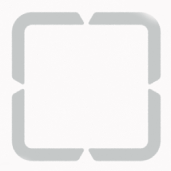
#> input picture images/Vex123Sqaure.png, 171 x 171 px
$ python levelGen.py
#> lines starting #> are read from the running program, lines starting #| are printed output that depends on the picture
import numpy as np
from PIL import Image
from numpy.f2py.auxfuncs import throw_error


def find_paths(
        A,
        start,
        required_turns,
        min_length,
        max_length,
        allow_crossing,
        min_straight_length=1
):

    minimum_required_length = (required_turns + 1) * min_straight_length
    print(str(minimum_required_length) +", " + str(min_length))
    if minimum_required_length > max_length or min_straight_length > A:
        raise ValueError('Minimum required length ' + str(minimum_required_length) + ' is more than than max length ' + str(max_length))


    directions = [
        (-1, 0),  # up
        (1, 0),  # down
        (0, -1),  # left
        (0, 1)  # right
    ]

    paths = []
    visited = [[False] * A for _ in range(A)] if not allow_crossing else None

    def dfs(r, c, prev_dir, turns, length, current_path, segment_length):

        # Global pruning
#> called with r = 0, c = 0, turns = 0, length = 0, segment_length = 0
        if length > max_length or turns > required_turns:
            return

        # If valid path length & exact turns
        if min_length <= length <= max_length and turns == required_turns:
            if segment_length >= min_straight_length:
                paths.append(current_path.copy())

        # Stop at max length
        if length == max_length:
            return

        for i, (dr, dc) in enumerate(directions):
            nr, nc = r + dr, c + dc

            if not (0 <= nr < A and 0 <= nc < A):
                continue

            if not allow_crossing and visited[nr][nc]:
                continue

            new_turns = turns

            # First move
            if prev_dir is None:
                new_segment_length = 1

            # Continue straight
            elif prev_dir == i:
                new_segment_length = segment_length + 1

            # Turning
            else:
                # Cannot turn if last segment too short
                if segment_length < min_straight_length:
                    continue

                # Cannot exceed required turns
                if turns + 1 > required_turns:
                    continue

                new_turns = turns + 1
                new_segment_length = 1

            if not allow_crossing:
                visited[nr][nc] = True

            current_path.append([nr, nc])

            dfs(
                nr,
                nc,
                i,
                new_turns,
                length + 1,
                current_path,
                new_segment_length
            )

            current_path.pop()

            if not allow_crossing:
                visited[nr][nc] = False

    sr, sc = start

    if not allow_crossing:
        visited[sr][sc] = True

    dfs(sr, sc, None, 0, 0, [[sr, sc]], 0)

    return paths


import matplotlib.pyplot as plt
import numpy as np
import random


def draw_paths(A, paths, show_grid=False, save_path=None):
    """
    A: grid size (A x A)
    paths: array of paths (each path is [[r,c], ...])
    show_grid: draw grid lines
    save_path: filename to save image (optional)
    """
#> called with A = 6, show_grid = False

    fig, ax = plt.subplots(figsize=(6, 6))

    # Load square texture
    square_img = Image.open('images/Vex123Sqaure.png').convert('RGB')
#> square_img is the input picture: PIL image 171x171 RGB; mean R, G, B 240.1, 239.1, 239.1
    square_img = np.array(square_img)

    # Draw grid background
    grid = np.zeros((A, A))
    # Draw textured grid
    for r in range(A):
        for c in range(A):
            ax.imshow(
                square_img,
                extent=(c - 0.5, c + 0.5, r + 0.5, r - 0.5)
            )

    #ax.imshow(grid, cmap="Greys", origin="upper")

    # Draw grid lines
    if show_grid:
        ax.set_xticks(np.arange(-0.5, A, 1))
        ax.set_yticks(np.arange(-0.5, A, 1))
        ax.grid(color='black', linestyle='-', linewidth=1)

    # Hide tick labels
    ax.set_xticklabels([])
    ax.set_yticklabels([])

    # Draw each path
    for path in paths:
        color = (random.random(), random.random(), random.random())

        xs = [coord[1] for coord in path]  # col
        ys = [coord[0] for coord in path]  # row

        ax.plot(xs, ys, marker='o', linewidth=2, color=color)

    ax.set_xlim(-0.5, A - 0.5)
    ax.set_ylim(A - 0.5, -0.5)

    if save_path:
        plt.savefig(save_path, bbox_inches='tight')

    plt.show()
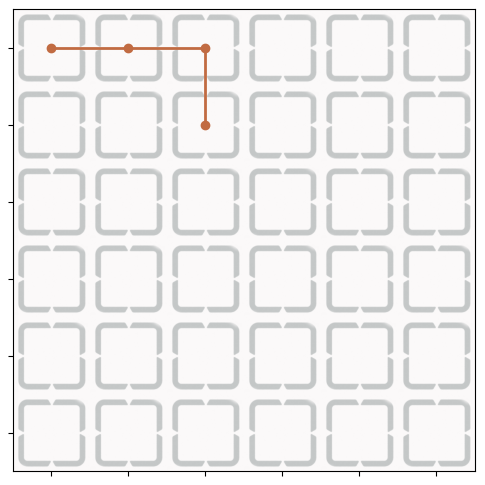
#> figure drawn by matplotlib, 1 panel

if __name__ == '__main__':
    paths = find_paths(6, (0,0), 1, 3,3, allow_crossing=False, min_straight_length=1)
    draw_paths(6, [paths[random.randint(0,len(paths)-1)]])
    print(paths)
